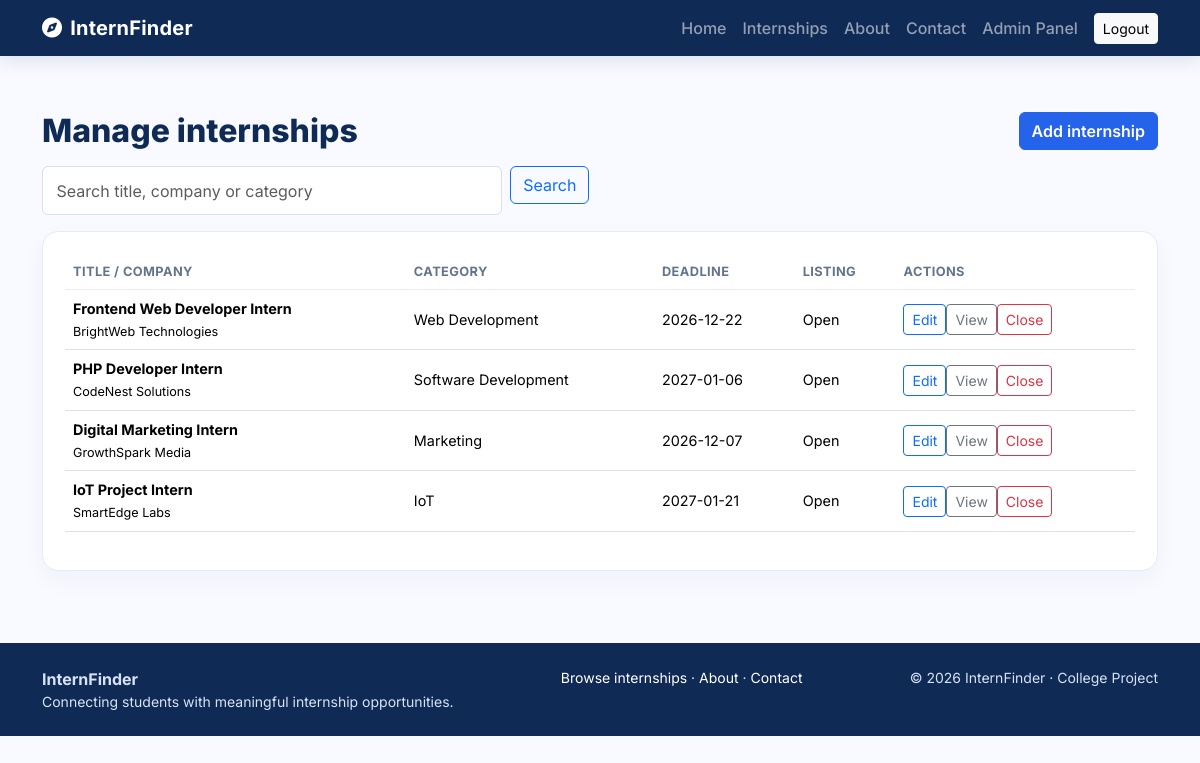
Screenshot of /admin/manage-internships.php (signed in) with the database file from the repository.
### tables this page shows
CREATE TABLE IF NOT EXISTS internships (
 id INT UNSIGNED AUTO_INCREMENT PRIMARY KEY,
 title VARCHAR(180) NOT NULL,
 company VARCHAR(180) NOT NULL,
 category VARCHAR(100) NOT NULL,
 description TEXT NOT NULL,
 required_skills TEXT,
 responsibilities TEXT,
 eligibility TEXT,
 location VARCHAR(160) NOT NULL,
 work_mode ENUM('Remote','On-site','Hybrid') NOT NULL DEFAULT 'On-site',
 duration VARCHAR(80) NOT NULL,
 stipend DECIMAL(10,2) NOT NULL DEFAULT 0,
 is_paid TINYINT(1) NOT NULL DEFAULT 0,
 deadline DATE NOT NULL,
 is_open TINYINT(1) NOT NULL DEFAULT 1,
 created_by INT UNSIGNED NULL,
 created_at TIMESTAMP DEFAULT CURRENT_TIMESTAMP,
 updated_at TIMESTAMP DEFAULT CURRENT_TIMESTAMP ON UPDATE CURRENT_TIMESTAMP,
 INDEX idx_open_deadline (is_open, deadline),
 INDEX idx_category (category),
 INDEX idx_title_company (title, company),
 CONSTRAINT fk_internship_admin FOREIGN KEY (created_by) REFERENCES admins(id) ON DELETE SET NULL
);

### includes/functions.php (called while the page is built, shortened)
<?php
function e($value): string { return htmlspecialchars((string)$value, ENT_QUOTES, 'UTF-8'); }

### admin/manage-internships.php (the view)
<?php
require_once __DIR__.'/../includes/functions.php';admin_only();$pageTitle='Manage internships';$q=trim($_GET['q']??'');$sql="SELECT * FROM internships";$p=[];if($q!==''){$sql.=" WHERE title LIKE ? OR company LIKE ? OR category LIKE ?";$v="%$q%";$p=[$v,$v,$v];}$sql.=" ORDER BY created_at DESC";$s=$pdo->prepare($sql);$s->execute($p);$rows=$s->fetchAll();include __DIR__.'/../includes/header.php'; ?>
<div class="section-heading"><h1 class="page-title mb-0">Manage internships</h1><a class="btn btn-primary" href="add-internship.php">Add internship</a></div><form class="row g-2 mb-3"><div class="col-md-5"><input class="form-control" name="q" value="<?= e($q) ?>" placeholder="Search title, company or category"></div><div class="col-auto"><button class="btn btn-outline-primary">Search</button></div></form>
<div class="table-responsive panel"><table class="table align-middle"><thead><tr><th>Title / Company</th><th>Category</th><th>Deadline</th><th>Listing</th><th>Actions</th></tr></thead><tbody><?php foreach($rows as $r): ?><tr><td><strong><?= e($r['title']) ?></strong><br><small><?= e($r['company']) ?></small></td><td><?= e($r['category']) ?></td><td><?= e($r['deadline']) ?></td><td><?= $r['is_open']?'Open':'Closed' ?></td><td class="text-nowrap"><a class="btn btn-sm btn-outline-primary" href="edit-internship.php?id=<?= (int)$r['id'] ?>">Edit</a><a class="btn btn-sm btn-outline-secondary" href="/InternFinder/internship-details.php?id=<?= (int)$r['id'] ?>">View</a><?php if($r['is_open']): ?><form class="d-inline" method="post" action="close-internship.php"><input type="hidden" name="csrf_token" value="<?= e(csrf_token()) ?>"><input type="hidden" name="id" value="<?= (int)$r['id'] ?>"><button class="btn btn-sm btn-outline-danger" data-confirm="Close this internship?">Close</button></form><?php endif; ?></td></tr><?php endforeach; ?></tbody></table></div>
<?php include __DIR__.'/../includes/footer.php'; ?>

### assets/css/style.css (style rules this page uses)
:root { --navy:#102a56;--blue:#2563eb;--pale:#eef5ff;--ink:#17243b;--muted:#64748b }
* { box-sizing:border-box }
body { font-family:Inter,Arial,sans-serif;color:var(--ink);background:#f8faff;min-height:100vh }
.page-title { font-size:2rem;font-weight:800;color:var(--navy);margin-bottom:1rem }
.section-heading { display:flex;align-items:end;justify-content:space-between;margin:2rem 0 1rem }
.section-heading a { font-weight:600;text-decoration:none }
.internship-card,.info-card,.form-card,.detail-panel,.panel,.filter-panel { background:white;border:1px solid #e4ebf5;border-radius:16px;padding:22px;box-shadow:0 8px 25px #15345b0a }
.btn-primary { background:var(--blue);border-color:var(--blue) }
.form-control,.form-select { padding:.7rem .85rem;border-color:#d8e2ef }
.table thead th { font-size:.8rem;color:#64748b;text-transform:uppercase;letter-spacing:.4px;border-bottom-color:#e7edf5 }
.table td { font-size:.9rem }

### rows the page displays
internships: title "Frontend Web Developer Intern", company "BrightWeb Technologies", category "Web Development", deadline "2026-12-22", is_open "Open"
internships: title "PHP Developer Intern", company "CodeNest Solutions", category "Software Development", deadline "2027-01-06", is_open "Open"
internships: title "Digital Marketing Intern", company "GrowthSpark Media", category "Marketing", deadline "2026-12-07", is_open "Open"
internships: title "IoT Project Intern", company "SmartEdge Labs", category "IoT", deadline "2027-01-21", is_open "Open"
